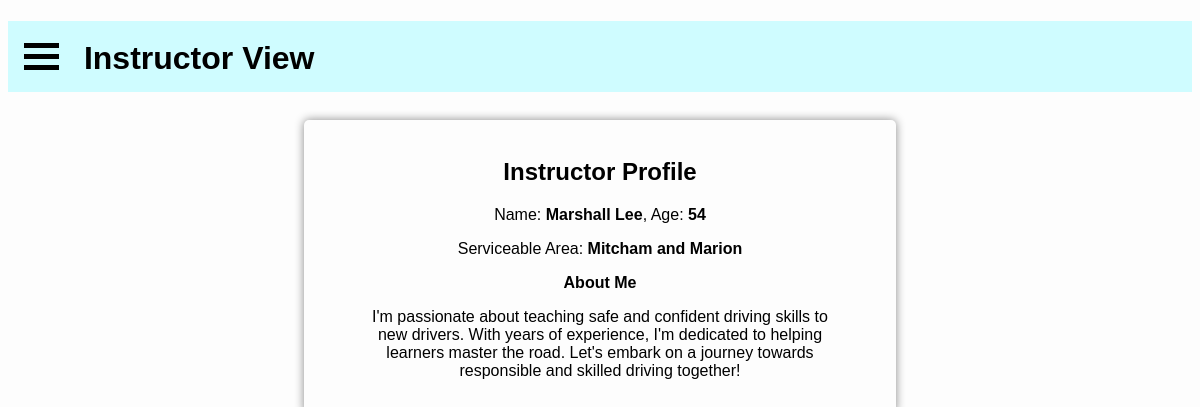
The page /learners/view-instructor.php?viewing=4 (signed in) on the database its author committed.
### tables this page shows
CREATE TABLE InstructorInfo (
    instructorID INT PRIMARY KEY,
    serviceableArea varchar(40),
    aboutMe varchar(512)
);

CREATE TABLE Users (
    id int NOT NULL AUTO_INCREMENT PRIMARY KEY,
    email varchar(100) UNIQUE,
    password varchar(100),
    phoneNumber varchar(10),
    firstName varchar(100),
    lastName varchar(100),
    dob date,
    learner boolean DEFAULT 0,
    instructor boolean DEFAULT 0,
    supervisor boolean DEFAULT 0,
    government boolean DEFAULT 0,
    licenceNo varchar(6),
    hasTempPassword boolean DEFAULT 0
) AUTO_INCREMENT = 1;

### learners/view-instructor.php (the view, shortened to what this page needs)
<?php
require_once "../inc/db-session-include.php";
if (isset($_GET["viewing"])) {
    $viewingID = $_GET["viewing"];
} else {
    header("location: find-instructor.php");
    exit();
}
?>
<!DOCTYPE html>
<html lang="en">
<head>
    <link rel="stylesheet" href="../style/menu-style.css" />
    <link rel="stylesheet" href="../style/home-page.css" />
</head>
<body>
    <?php
        require_once "learner-menu.php";
        $sql = "SELECT * FROM InstructorInfo JOIN Users ON InstructorInfo.instructorID = Users.id WHERE instructorID = '$viewingID';";
        if ($result = mysqli_query($conn, $sql)) {
            if (mysqli_num_rows($result) > 0) {
                $user = mysqli_fetch_assoc($result);
                $name = $user["firstName"] . " " . $user["lastName"];
                $dob = date("Y", strtotime($user["dob"]));
                $currentYear = date("Y", time());
                $age = $currentYear - $dob;
                $serviceableArea = $user["serviceableArea"];
                $aboutMe = $user["aboutMe"];
            } else {
                header("location: find-instructor.php");
                exit();
            }
        }
    ?>
    <br>
    <div class="about-me" id="view">
        <br>
        <h2>Instructor Profile</h2>
        <p>Name: <b><?php echo $name ?></b>, Age: <b><?php echo $age ?></b></p>
        <p>Serviceable Area: <b><?php echo htmlspecialchars($serviceableArea) ?></b></p>
        <label for="about-me"><b>About Me</b></label>
        <p id="about-me-paragraph"><?php echo htmlspecialchars($aboutMe) ?></p>
        <br>
    </div>
</body>
</html>

### style/menu-style.css (style rules this page uses)
html { background-color: #fdfdfd; }
body { font-family: Helvetica, Arial, sans-serif; }

### style/home-page.css (style rules this page uses)
body { flex-direction: column; height: 100vh; }
.about-me { position: relative; box-shadow: 0px 0px 10px #888888; text-align: center; border-radius: 5px; width: 50%; left: 25%; }
#about-me-paragraph { position: relative; width: 80%; left: 10%; }

### rows shown on the page
instructorinfo: users.firstName+lastName "Marshall Lee", serviceableArea "Mitcham and Marion", aboutMe "I'm passionate about teaching safe and confident driving skills to new drivers. With years of experience, I'm dedicated to helping learners master the road. Let's embark on a journey towards responsible and skilled driving together!"
